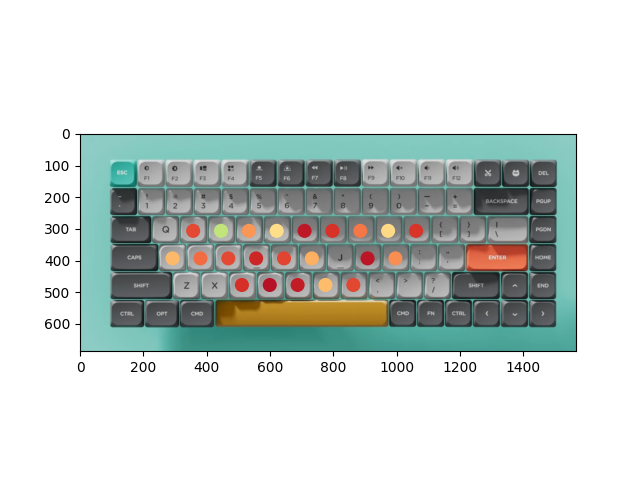

The Python source for this figure:
import sqlite3
import pandas as pd
import matplotlib.pyplot as plt
import matplotlib.patches as patches
import matplotlib.colors as mcolors
import numpy as np
from PIL import Image

# Connect to the SQLite database
conn = sqlite3.connect('key_log.db')

# Read the key_log data into a pandas DataFrame
df = pd.read_sql_query("SELECT * FROM key_log WHERE type='keyboard'", conn)

# Calculate the frequency of each key
key_freq = df['key_or_button'].value_counts().to_dict()

# Load an image of your keyboard
keyboard_img = Image.open('keyboard.png')

# Calculate the relative position of each key on the image
# This might need some manual adjustments depending on your keyboard image
jump_size = 88
y_pos = [123, 212, 306, 393, 477, 567]
x_pos = [223, 269, 292, 335]
key_positions = {
    "'1'": (x_pos[0], 217),
    "'2'": (x_pos[0] + jump_size * 1, y_pos[1]),
    "'3'": (x_pos[0] + jump_size * 2, y_pos[1]),
    "'4'": (x_pos[0] + jump_size * 3, y_pos[1]),
    "'5'": (x_pos[0] + jump_size * 4, y_pos[1]),
    "'6'": (x_pos[0] + jump_size * 5, y_pos[1]),
    "'7'": (x_pos[0] + jump_size * 6, y_pos[1]),
    "'8'": (x_pos[0] + jump_size * 7, y_pos[1]),
    "'9'": (x_pos[0] + jump_size * 8, y_pos[1]),
    "'0'": (x_pos[0] + jump_size * 9, y_pos[1]),
    "'-'": (x_pos[0] + jump_size * 10, y_pos[1]),
    "'='": (x_pos[0] + jump_size * 11, y_pos[1]),
    "'backspace'": (x_pos[0] + jump_size * 12, y_pos[1]),

    "'q'": (x_pos[1], y_pos[2]),
    "'w'": (x_pos[1] + jump_size * 1, y_pos[2]),
    "'e'": (x_pos[1] + jump_size * 2, y_pos[2]),
    "'r'": (x_pos[1] + jump_size * 3, y_pos[2]),
    "'t'": (x_pos[1] + jump_size * 4, y_pos[2]),
    "'y'": (x_pos[1] + jump_size * 5, y_pos[2]),
    "'u'": (x_pos[1] + jump_size * 6, y_pos[2]),
    "'i'": (x_pos[1] + jump_size * 7, y_pos[2]),
    "'o'": (x_pos[1] + jump_size * 8, y_pos[2]),
    "'p'": (x_pos[1] + jump_size * 9, y_pos[2]),
    "'['": (x_pos[1] + jump_size * 10, y_pos[2]),
    "']'": (x_pos[1] + jump_size * 11, y_pos[2]),
    "'\\'": (x_pos[1] + jump_size * 12, y_pos[2]),

    "'a'": (x_pos[2], y_pos[3]),
    "'s'": (x_pos[2] + jump_size * 1, y_pos[3]),
    "'d'": (x_pos[2] + jump_size * 2, y_pos[3]),
    "'f'": (x_pos[2] + jump_size * 3, y_pos[3]),
    "'g'": (x_pos[2] + jump_size * 4, y_pos[3]),
    "'h'": (x_pos[2] + jump_size * 5, y_pos[3]),
    "'j'": (x_pos[2] + jump_size * 6, y_pos[3]),
    "'k'": (x_pos[2] + jump_size * 7, y_pos[3]),
    "'l'": (x_pos[2] + jump_size * 8, y_pos[3]),
    "';'": (x_pos[2] + jump_size * 9, y_pos[3]),
    "'''": (x_pos[2] + jump_size * 10, y_pos[3]),
    "'enter'": (x_pos[2] + jump_size * 11, y_pos[3]),

    "'z'": (x_pos[3], y_pos[4]),
    "'x'": (x_pos[3] + jump_size * 1, y_pos[4]),
    "'c'": (x_pos[3] + jump_size * 2, y_pos[4]),
    "'v'": (x_pos[3] + jump_size * 3, y_pos[4]),
    "'b'": (x_pos[3] + jump_size * 4, y_pos[4]),
    "'n'": (x_pos[3] + jump_size * 5, y_pos[4]),
    "'m'": (x_pos[3] + jump_size * 6, y_pos[4]),
    "','": (x_pos[3] + jump_size * 7, y_pos[4]),
    "'.'": (x_pos[3] + jump_size * 8, y_pos[4]),
    "'/'": (x_pos[3] + jump_size * 9, y_pos[4]),

    # Add more keys...
}

# Create a heatmap
fig, ax = plt.subplots()
ax.imshow(keyboard_img, aspect='equal')

# Use a colormap to map frequencies to colors
# 'RdYlGn' is a colormap that goes from red to green
cmap = plt.get_cmap('RdYlGn')

min_freq = np.min(list(key_freq.values()))
max_freq = np.max(list(key_freq.values()))

for key, freq in key_freq.items():
    if key in key_positions:
        # Normalize the frequency to the range between 0 and 1
        normalized_freq = (freq - min_freq) / (max_freq - min_freq)

        # Create a circle at the key's position with a color based on the normalized frequency
        circle = patches.Circle(
            key_positions[key], radius=20, color=cmap(normalized_freq))
        ax.add_patch(circle)

plt.savefig('heatmap.png')

plt.savefig('heatmap.png')
